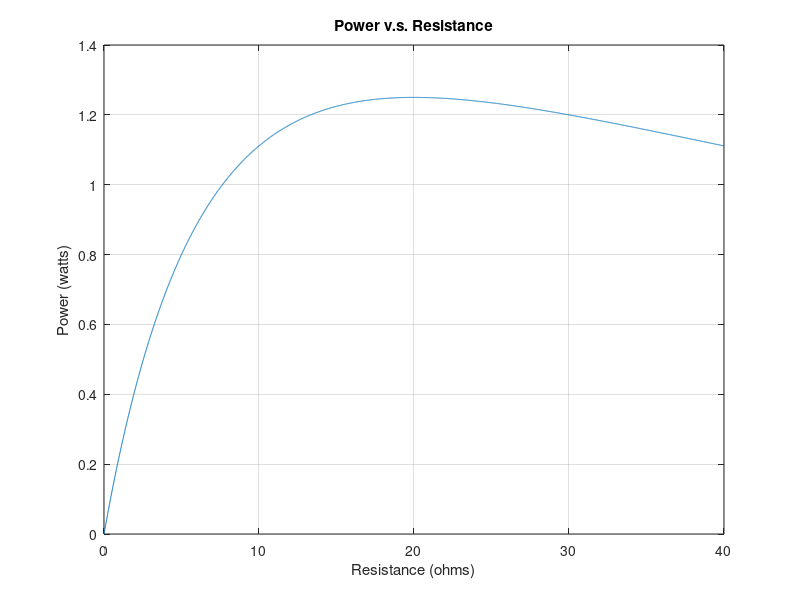

Write the MATLAB code that produced this figure.
%ENGR 151 LAB 6 PART 1

clc
clear

disp('ENGR 151 LAB 6 PART 1')
disp('Emilio Lopez')
disp('')

Rl=NaN(1,4001);
p=NaN(1,4001);

max=0;

for i=1:4001
    
  Rl(i)=(-0.01)+i*0.01;
  p(i)=Rl(i)*(10/(Rl(i)+20))^2;

end  
  
figure(1)
plot(Rl,p)
title('Power v.s. Resistance')
xlabel('Resistance (ohms)')
ylabel('Power (watts)')
grid on

disp('Based off the graph the maximum power is approximately 1.25')
